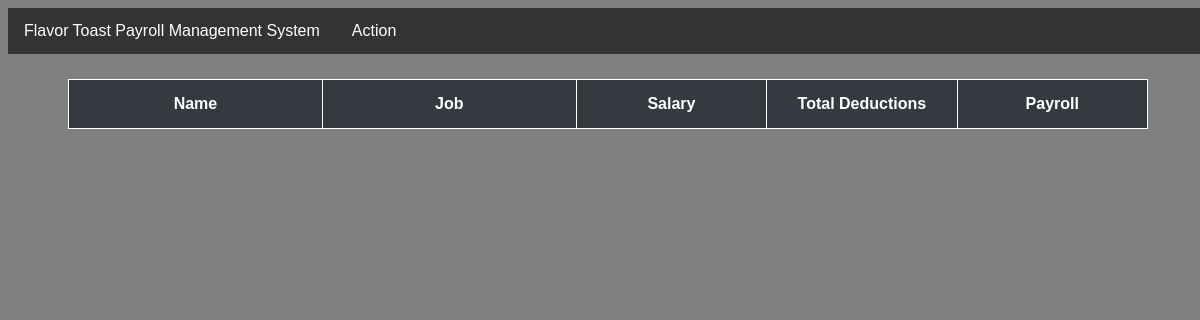
/salaryReport/, run on an earlier commit of the app's database.
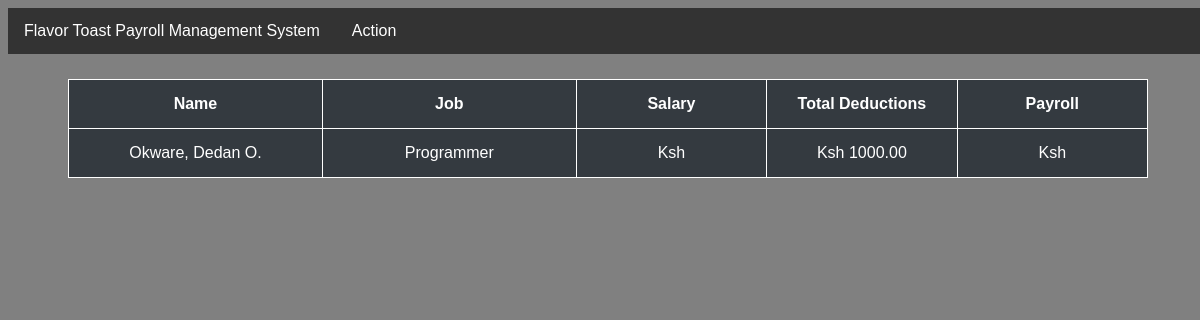
And on a later commit of the database.
### payroll/models.py (models this page shows)
class Employee(models.Model):
    empID = models.CharField(max_length=30, primary_key=True, verbose_name="Employee ID")
    lastName = models.CharField(max_length=50, verbose_name="Last Name")
    firstName = models.CharField(max_length=50, verbose_name="First Name")
    middleName = models.CharField(max_length=50,blank=True, verbose_name="Middle Name")
    email = models.EmailField(max_length=50, verbose_name="Email")
    contactNo = models.CharField(max_length=12, verbose_name="Contact Number")
    jobDesc = models.CharField(max_length=30, verbose_name="Job")
    def getName(self):
        if self.middleName == " " or "":
            mi = " "
        else:
            mi = self.middleName[0] + ". "
        name = self.lastName + ", " + self.firstName + " " + mi
        return str(name)
    def getSalary(self):
        obj = Jobs.objects.get(jobDesc=self.jobDesc)
        salary = float(obj.salary)
        return float(salary)
    def getPayroll(self):
        deduction = Deductions.objects.all()
        totalDeduct = 0
        for i in deduction:
            totalDeduct += float(i.deduct)
        obj = Jobs.objects.get(jobDesc=self.jobDesc)
        salary = float(obj.salary)
        payroll = salary - totalDeduct
        return float(payroll)
    class Meta:
        verbose_name_plural = 'Employees'

### payroll/views.py (the view)
# urls.py: path('salaryReport/',views.salaryReport, name='salaryReport'),
def salaryReport(request):
    emp = Employee.objects.all()
    deduction = Deductions.objects.all()
    totalDeduct = 0
    for i in deduction:
        totalDeduct += float(i.deduct)
    context={
        "data" : emp,
        "totalDeduction" : totalDeduct,
    }
    return render(request,'salaryReport.html',context)

### payroll/templates/salaryReport.html (shortened to what this page needs)
{% extends 'base.html' %}
{% block content %}
{% include 'nav.html' %}
    <body>
        <div>
            <table  style="width:90%;margin:25px auto">
                <tr>
                    <th style="width: 20%;">Name</th>
                    <th style="width: 20%;">Job</th>
                    <th style="width: 15%;">Salary</th>
                    <th style="width: 15%;">Total Deductions</th>
                    <th style="width: 15%;">Payroll</th>
                </tr>
                <tr style="text-align: center;">
                    {% for i in data %}
                    <td>{{i.getName}}</td>
                    <td>{{i.jobDesc}}</td>
                    <td>Ksh {{i.getSalary | floatformat:2}}</td>
                    <td>Ksh {{totalDeduction|floatformat:2}}</td>
                    <td>Ksh {{i.getPayroll|floatformat:2}}</td>
                    {% endfor %}
                </tr>
            </table>
        </div>
    </body>
{% endblock %}

What changed in the data, as far as the page shows it:
added Employee: getName "Okware, Dedan O.", jobDesc "Programmer", totalDeduction "1000.00"
